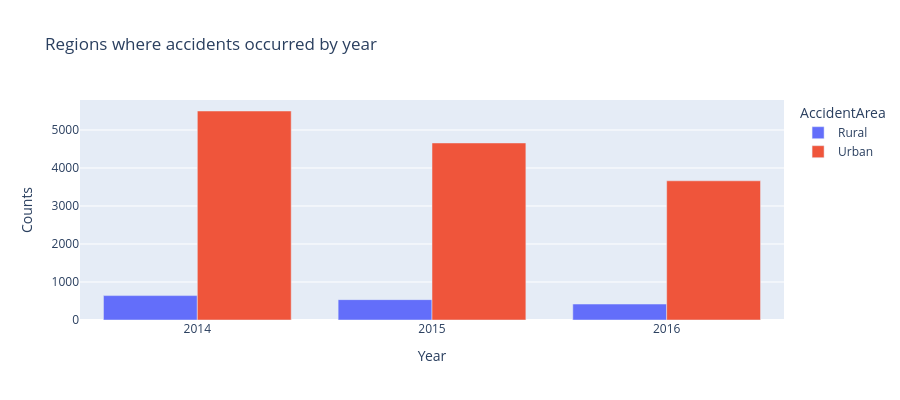

The notebook cell this image was saved under:
### Code cell
# Regions where accidents occurred by years
df_area_year = df.groupby(["AccidentArea", "Year"]).agg({"AccidentArea":"count"})
df_area_year.columns = ["Counts"]
df_area_year.reset_index(inplace=True)
print(df_area_year.head(10))


fig = px.bar(df_area_year, x="Year", y="Counts",
             color='AccidentArea', barmode='group',
             height=400,
            title = "Regions where accidents occurred by year")
fig.show()

### Figure 1 — Plotly figure (JSON) as saved in the notebook; plotly's stock layout.template omitted (floating-point values rounded to 4 significant figures)
{"data": [{"alignmentgroup": "True", "hovertemplate": "AccidentArea=Rural<br>Year=%{x}<br>Counts=%{y}<extra></extra>", "legendgroup": "Rural", "marker": {"color": "#636efa", "pattern": {"shape": ""}}, "name": "Rural", "offsetgroup": "Rural", "orientation": "v", "showlegend": true, "textposition": "auto", "type": "bar", "x": [2014, 2015, 2016], "xaxis": "x", "y": [642, 536, 420], "yaxis": "y"}, {"alignmentgroup": "True", "hovertemplate": "AccidentArea=Urban<br>Year=%{x}<br>Counts=%{y}<extra></extra>", "legendgroup": "Urban", "marker": {"color": "#EF553B", "pattern": {"shape": ""}}, "name": "Urban", "offsetgroup": "Urban", "orientation": "v", "showlegend": true, "textposition": "auto", "type": "bar", "x": [2014, 2015, 2016], "xaxis": "x", "y": [5500, 4659, 3663], "yaxis": "y"}], "layout": {"barmode": "group", "height": 400, "legend": {"title": {"text": "AccidentArea"}, "tracegroupgap": 0}, "title": {"text": "Regions where accidents occurred by year"}, "xaxis": {"anchor": "y", "domain": [0, 1], "title": {"text": "Year"}}, "yaxis": {"anchor": "x", "domain": [0, 1], "title": {"text": "Counts"}}}}
